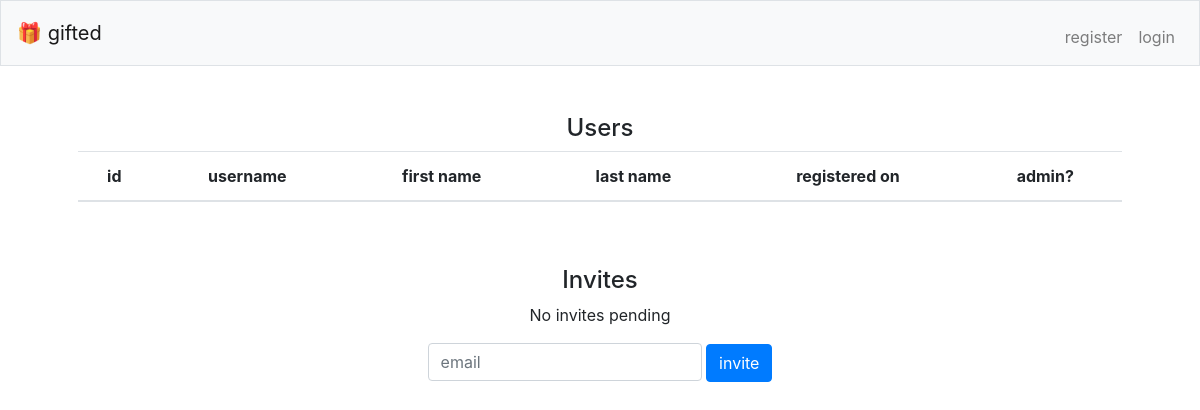
/admin, run on an earlier commit of the app's database.
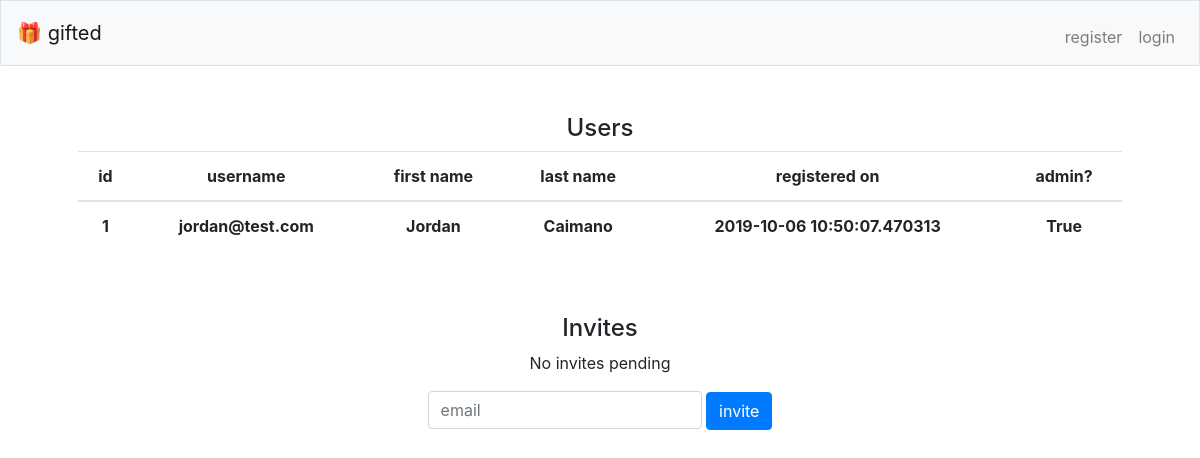
And on a later commit of the database.
### gifted/models.py (models this page shows, shortened)
class User(db.Model):
    id = db.Column(db.Integer, primary_key=True)
    username = db.Column(db.String(80), unique=True, nullable=False)
    password = db.Column(db.String(240), nullable=False)
    first_name = db.Column(db.String(80), nullable=False)
    last_name = db.Column(db.String(80), nullable=False)
    registered_on = db.Column(db.DateTime(), default=datetime.now())
    is_admin = db.Column(db.Integer, default=0)

### gifted/views.py (the view)
@bp.route('/admin')
def admin():
    users = User.query.all()
    invites = Invite.query.filter_by(valid=1).all()
    return render_template('admin.html', users=users, invites=invites)

### gifted/views.py (called while the page is built)
@bp.app_template_filter('pretty_boolean')
def pretty_boolean(i):
    return True if i is 1 else False

### gifted/templates/admin.html (shortened to what this page needs)
{% extends 'layout.html' %}
{% block main %}
<h4>Users</h4>
    <table class="table table">
        <thead>
            <tr>
                <th scope="col">id</th>
                <th scope="col">username</th>
                <th scope="col">first name</th>
                <th scope="col">last name</th>
                <th scope="col">registered on</th>
                <th scope="col">admin?</th>
            </tr>
        </thead>
        <tbody>
            {% for user in users %}
            <tr>
                <th scope="row">{{ user.id }}</th>
                <th scope="row">{{ user.username }}</th>
                <th scope="row">{{ user.first_name }}</th>
                <th scope="row">{{ user.last_name }}</th>
                <th scope="row">{{ user.registered_on }}</th>
                <th scope="row">{{ user.is_admin | pretty_boolean }}</th>
            </tr>
            {% endfor %}
        </tbody>
    </table>
<br/>
<br/>
<h4>Invites</h4>
    {% if not invites %}
        <p>No invites pending</p>
        <form action="/admin/invite" method="post">
            <div class="form-group">
                <input autocomplete="off" autofocus class="form-control" name="email" placeholder="email" type="email">
                <button class="btn btn-primary" type="submit">invite</button>
            </div>
        </form>
    {% endif %}
{% endblock %}

### gifted/templates/layout.html (shortened to what this page needs)
<!DOCTYPE html>
<html lang="en">
    <head>
        <link href="https://maxcdn.bootstrapcdn.com/bootstrap/4.1.3/css/bootstrap.min.css" rel="stylesheet">
        <link href="/static/styles.css" rel="stylesheet">
    </head>
    <body>
        <nav class="navbar navbar-expand-md navbar-light bg-light border">
            <a class="navbar-brand" href="/"><span class="blue">🎁 gifted</span></a>
            <div class="collapse navbar-collapse" id="navbar">
                {% if session.username %}
                    <ul class="navbar-nav ml-auto mt-2">
                        {% if session.is_admin %}
                        <li class="nav-item"><a class="nav-link" href="/admin">Admin</a></li>
                        {% endif %}
                        <li class="nav-item"><a class="nav-link" href="/logout">Log Out</a></li>
                    </ul>
                {% else %}
                    <ul class="navbar-nav ml-auto mt-2">
                        <li class="nav-item"><a class="nav-link" href="/register">register</a></li>
                        <li class="nav-item"><a class="nav-link" href="/login">login</a></li>
                    </ul>
                {% endif %}
            </div>
        </nav>
        <main class="container p-5">
            {% block main %}{% endblock %}
        </main>
    </body>
</html>

### gifted/static/styles.css (style rules this page uses)
main .form-control { display: inline-block; width: auto; }
main { overflow-x: auto; text-align: center; }

What changed in the data, as far as the page shows it:
added User: id "1", username "jordan@test.com", first_name "Jordan", last_name "Caimano", registered_on "2019-10-06 10:50:07.470313", is_admin|pretty_boolean "True"
